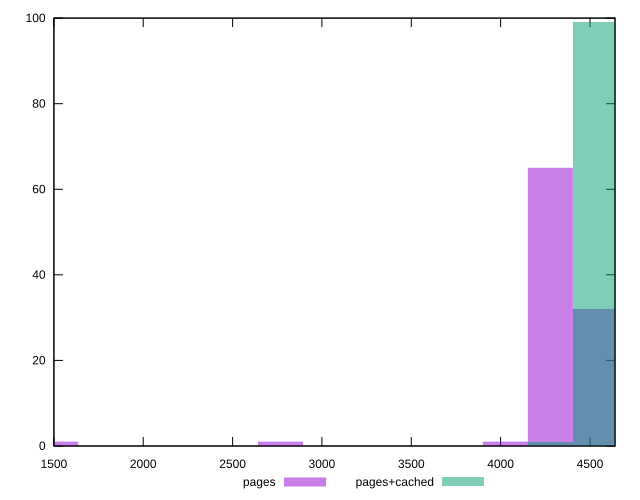

gnuplot code for this plot:
reset

$pages <<EOF
2768.017012619786 1
4277.844474048759 65
4529.482384286922 32
1509.827461428974 1
4026.2065638105973 1
EOF

$pagesCached <<EOF
4277.844474048759 1
4529.482384286922 99
EOF

set key outside below
set boxwidth 251.63791023816233
set xrange [1500:4640]
set yrange [0:100]
set trange [0:100]
set style fill transparent solid 0.5 noborder
set terminal svg size 640, 500 enhanced background rgb 'white'
set output "report_00007_2020-12-11T15:55:29.892Z/unused-javascript/comparison/histogram/1_vs_2.svg"

plot $pages title "pages" with boxes, \
     $pagesCached title "pages+cached" with boxes

reset
